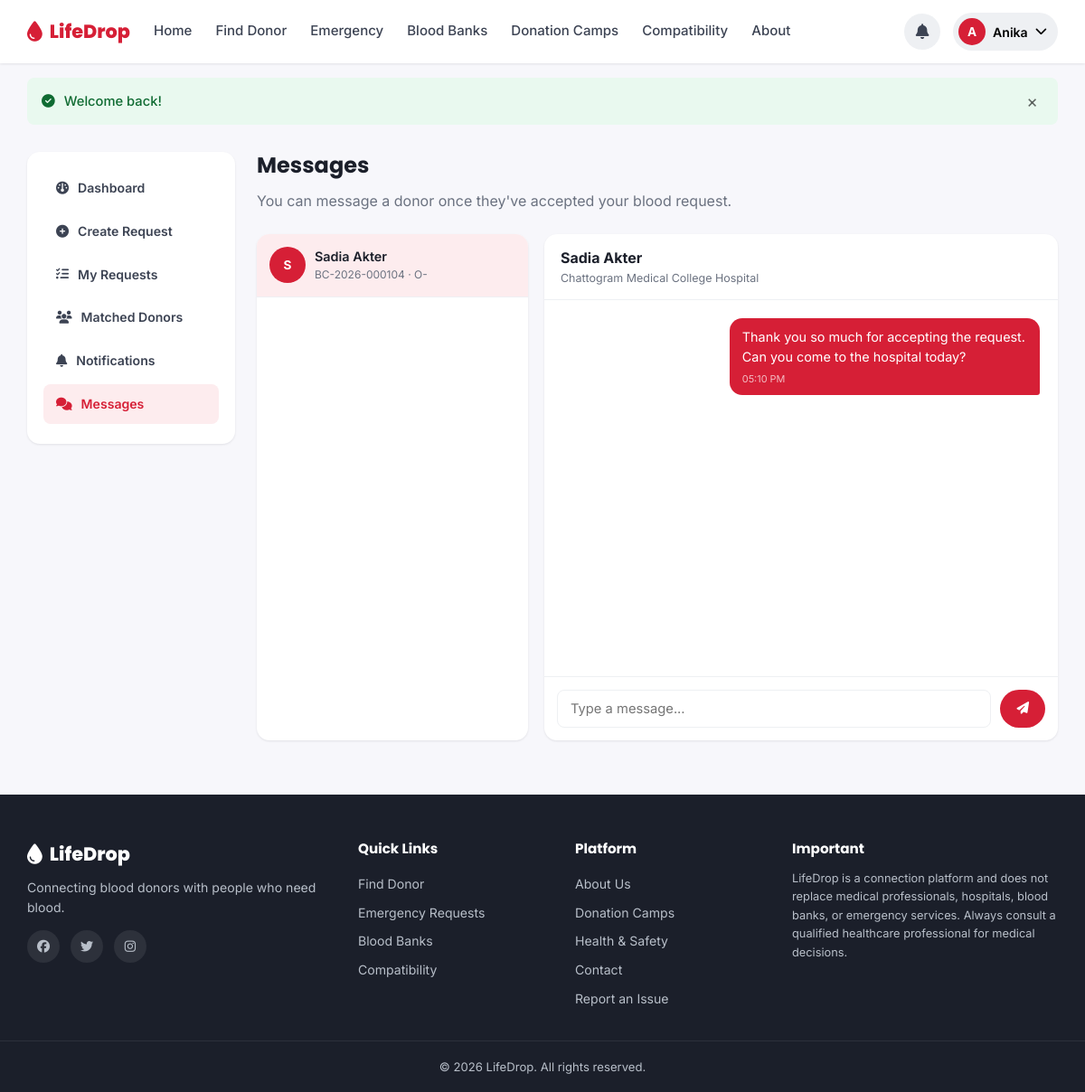
Page /seeker/messages.php (signed in) on the committed database.
### tables this page shows
CREATE TABLE `users` (
  `id` INT UNSIGNED NOT NULL AUTO_INCREMENT,
  `full_name` VARCHAR(120) NOT NULL,
  `email` VARCHAR(150) NOT NULL,
  `phone` VARCHAR(20) NOT NULL,
  `password_hash` VARCHAR(255) NOT NULL,
  `role` ENUM('donor','seeker','both','admin') NOT NULL DEFAULT 'seeker',
  `blood_group` ENUM('A+','A-','B+','B-','AB+','AB-','O+','O-') DEFAULT NULL,
  `division` VARCHAR(50) DEFAULT NULL,
  `district` VARCHAR(50) DEFAULT NULL,
  `area` VARCHAR(80) DEFAULT NULL,
  `gender` ENUM('Male','Female','Other') DEFAULT NULL,
  `date_of_birth` DATE DEFAULT NULL,
  `profile_photo` VARCHAR(255) DEFAULT NULL,
  `last_donation_date` DATE DEFAULT NULL,
  `availability` ENUM('available','maybe','unavailable') NOT NULL DEFAULT 'available',
  `is_verified` TINYINT(1) NOT NULL DEFAULT 0,
  `is_donor_profile` TINYINT(1) NOT NULL DEFAULT 0,
  `status` ENUM('active','suspended') NOT NULL DEFAULT 'active',
  `total_donations` INT UNSIGNED NOT NULL DEFAULT 0,
  `created_at` TIMESTAMP NOT NULL DEFAULT CURRENT_TIMESTAMP,
  `updated_at` TIMESTAMP NOT NULL DEFAULT CURRENT_TIMESTAMP ON UPDATE CURRENT_TIMESTAMP,
  PRIMARY KEY (`id`),
  UNIQUE KEY `uq_email` (`email`),
  UNIQUE KEY `uq_phone` (`phone`),
  KEY `idx_blood_group` (`blood_group`),
  KEY `idx_division_district` (`division`,`district`),
  KEY `idx_availability` (`availability`)
);

CREATE TABLE `blood_requests` (
  `id` INT UNSIGNED NOT NULL AUTO_INCREMENT,
  `request_code` VARCHAR(20) NOT NULL,
  `seeker_id` INT UNSIGNED NOT NULL,
  `blood_group` ENUM('A+','A-','B+','B-','AB+','AB-','O+','O-') NOT NULL,
  `units_needed` TINYINT UNSIGNED NOT NULL DEFAULT 1,
  `patient_name` VARCHAR(120) NOT NULL,
  `hospital_name` VARCHAR(150) NOT NULL,
  `division` VARCHAR(50) NOT NULL,
  `district` VARCHAR(50) NOT NULL,
  `area` VARCHAR(80) DEFAULT NULL,
  `required_date` DATE NOT NULL,
  `required_time` TIME DEFAULT NULL,
  `contact_number` VARCHAR(20) NOT NULL,
  `additional_info` TEXT DEFAULT NULL,
  `request_type` ENUM('normal','emergency') NOT NULL DEFAULT 'normal',
  `status` ENUM('pending','searching','donor_found','fulfilled','cancelled','expired') NOT NULL DEFAULT 'pending',
  `created_at` TIMESTAMP NOT NULL DEFAULT CURRENT_TIMESTAMP,
  `updated_at` TIMESTAMP NOT NULL DEFAULT CURRENT_TIMESTAMP ON UPDATE CURRENT_TIMESTAMP,
  PRIMARY KEY (`id`),
  UNIQUE KEY `uq_request_code` (`request_code`),
  KEY `idx_blood_group` (`blood_group`),
  KEY `idx_status` (`status`),
  KEY `idx_type` (`request_type`),
  KEY `idx_location` (`division`,`district`),
  CONSTRAINT `fk_br_seeker` FOREIGN KEY (`seeker_id`) REFERENCES `users`(`id`) ON DELETE CASCADE
);

CREATE TABLE `messages` (
  `id` INT UNSIGNED NOT NULL AUTO_INCREMENT,
  `blood_request_id` INT UNSIGNED DEFAULT NULL,
  `sender_id` INT UNSIGNED NOT NULL,
  `receiver_id` INT UNSIGNED NOT NULL,
  `message` TEXT NOT NULL,
  `is_read` TINYINT(1) NOT NULL DEFAULT 0,
  `created_at` TIMESTAMP NOT NULL DEFAULT CURRENT_TIMESTAMP,
  PRIMARY KEY (`id`),
  KEY `idx_conversation` (`sender_id`,`receiver_id`),
  KEY `idx_request` (`blood_request_id`),
  CONSTRAINT `fk_msg_sender` FOREIGN KEY (`sender_id`) REFERENCES `users`(`id`) ON DELETE CASCADE,
  CONSTRAINT `fk_msg_receiver` FOREIGN KEY (`receiver_id`) REFERENCES `users`(`id`) ON DELETE CASCADE,
  CONSTRAINT `fk_msg_request` FOREIGN KEY (`blood_request_id`) REFERENCES `blood_requests`(`id`) ON DELETE SET NULL
);

### includes/functions.php (called while the page is built, shortened)
<?php
function e($value) {
    return htmlspecialchars($value ?? '', ENT_QUOTES, 'UTF-8');
}

### includes/auth.php (called while the page is built, shortened)
<?php
require_once __DIR__ . '/functions.php';
function is_logged_in() {
    return !empty($_SESSION['user_id']);
}
function current_user() {
    static $user = null;
    static $fetched = false;
    if ($fetched) {
        return $user;
    }
    $fetched = true;
    global $pdo;
    $stmt = $pdo->prepare('SELECT * FROM users WHERE id = :id LIMIT 1');
    $stmt->execute([':id' => $_SESSION['user_id']]);
    $user = $stmt->fetch();
    return $user;
}

### seeker/messages.php (the view, shortened to what this page needs)
<?php
require_once __DIR__ . '/../includes/auth.php';
require_once __DIR__ . '/../includes/messaging.php';
$user = current_user();
$contacts = get_message_contacts($user['id']);
$activeId = (int) ($_GET['with'] ?? ($contacts[0]['other_id'] ?? 0));
$isAllowed = $activeId && can_message($user['id'], $activeId);
if ($isAllowed) {
    $thread = get_message_thread($user['id'], $activeId);
}
$activeContact = null;
foreach ($contacts as $c) {
    if ((int) $c['other_id'] === $activeId) { $activeContact = $c; break; }
}
require_once __DIR__ . '/../includes/header.php';
require_once __DIR__ . '/_sidebar.php';
?>
<div class="dash-wrap">
    <div class="dash-main">
        <h1>Messages</h1>
        <p class="dash-welcome">You can message a donor once they've accepted your blood request.</p>
        <?php if (!$contacts): ?>
            <div class="empty-state"><i class="fa-solid fa-comments"></i><p>No conversations yet. Once a donor accepts your request, you can chat here.</p></div>
        <?php else: ?>
        <div class="chat-wrap">
            <div class="chat-list">
                <?php foreach ($contacts as $c): ?>
                    <a href="?with=<?= e($c['other_id']) ?>" class="chat-list-item <?= (int) $c['other_id'] === $activeId ? 'active' : '' ?>">
                        <?php if (!empty($c['other_photo'])): ?>
                            <img class="avatar-sm" style="width:40px;height:40px;" src="<?= e(UPLOAD_URL . $c['other_photo']) ?>" alt="">
                        <?php else: ?>
                            <span class="avatar-sm avatar-fallback" style="width:40px;height:40px;"><?= e(mb_substr($c['other_name'], 0, 1)) ?></span>
                        <?php endif; ?>
                        <div>
                            <div style="font-weight:600;font-size:0.9rem;"><?= e($c['other_name']) ?></div>
                            <div class="text-muted" style="font-size:0.75rem;"><?= e($c['request_code']) ?> · <?= e($c['blood_group']) ?></div>
                        </div>
                    </a>
                <?php endforeach; ?>
            </div>
            <div class="chat-panel">
                <?php if ($activeContact): ?>
                    <div class="panel-header" style="padding:14px 18px;border-bottom:1px solid var(--ink-100);margin:0;">
                        <div>
                            <strong><?= e($activeContact['other_name']) ?></strong>
                            <div class="text-muted" style="font-size:0.78rem;"><?= e($activeContact['hospital_name']) ?></div>
                        </div>
                    </div>
                    <div class="chat-messages" id="chatMessages" data-poll-url="<?= e(SITE_URL) ?>/includes/messages_poll.php?with=<?= e($activeId) ?>">
                        <?php render_chat_bubbles($thread, $user['id']); ?>
                    </div>
                    <form class="chat-input-row" method="post" action="<?= e(SITE_URL) ?>/seeker/messages.php">
                        <input type="text" name="message" placeholder="Type a message..." required>
                        <button type="submit" class="btn btn-primary btn-sm"><i class="fa-solid fa-paper-plane"></i></button>
                    </form>
                <?php else: ?>
                    <div class="empty-state"><i class="fa-solid fa-comments"></i><p>Select a conversation to start messaging.</p></div>
                <?php endif; ?>
            </div>
        </div>
        <?php endif; ?>
    </div>
</div>
<?php require_once __DIR__ . '/../includes/footer.php'; ?>

### includes/navbar.php (shortened to what this page needs)
<?php
require_once __DIR__ . '/notifications.php';
$user = current_user();
$currentPage = basename($_SERVER['SCRIPT_NAME']);
function nav_active($page, $current) { return $page === $current ? 'active' : ''; }
?>
<header class="navbar">
    <div class="navbar-inner">
        <a class="brand" href="<?= e(SITE_URL) ?>/index.php">
            <i class="fa-solid fa-droplet"></i>
            <span><?= e(SITE_NAME) ?></span>
        </a>
        <nav class="nav-links" id="navLinks">
            <a href="<?= e(SITE_URL) ?>/index.php" class="<?= nav_active('index.php', $currentPage) ?>">Home</a>
            <a href="<?= e(SITE_URL) ?>/find-donor.php" class="<?= nav_active('find-donor.php', $currentPage) ?>">Find Donor</a>
            <a href="<?= e(SITE_URL) ?>/emergency-requests.php" class="<?= nav_active('emergency-requests.php', $currentPage) ?>">Emergency</a>
            <a href="<?= e(SITE_URL) ?>/blood-banks.php" class="<?= nav_active('blood-banks.php', $currentPage) ?>">Blood Banks</a>
            <a href="<?= e(SITE_URL) ?>/donation-camps.php" class="<?= nav_active('donation-camps.php', $currentPage) ?>">Donation Camps</a>
            <a href="<?= e(SITE_URL) ?>/compatibility.php" class="<?= nav_active('compatibility.php', $currentPage) ?>">Compatibility</a>
            <a href="<?= e(SITE_URL) ?>/about.php" class="<?= nav_active('about.php', $currentPage) ?>">About</a>
        </nav>
        <div class="nav-right">
            <?php if ($user): ?>
                <div class="user-menu">
                    <button class="user-menu-btn" id="userMenuBtn" type="button">
                        <?php if (!empty($user['profile_photo'])): ?>
                            <img src="<?= e(UPLOAD_URL . $user['profile_photo']) ?>" alt="" class="avatar-sm">
                        <?php else: ?>
                            <span class="avatar-sm avatar-fallback"><?= e(mb_substr($user['full_name'], 0, 1)) ?></span>
                        <?php endif; ?>
                        <span class="user-menu-name"><?= e(explode(' ', $user['full_name'])[0]) ?></span>
                        <i class="fa-solid fa-chevron-down"></i>
                    </button>
                </div>
            <?php else: ?>
                <a href="<?= e(SITE_URL) ?>/login.php" class="btn-nav">Login</a>
                <a href="<?= e(SITE_URL) ?>/register.php" class="btn-nav-primary">Register</a>
            <?php endif; ?>
        </div>
    </div>
</header>

### includes/messaging.php (shortened to what this page needs)
<?php
function get_message_contacts($userId) {
    global $pdo;
    $stmt = $pdo->prepare(
        "SELECT DISTINCT
            CASE WHEN br.seeker_id = :uid1 THEN dr.donor_id ELSE br.seeker_id END AS other_id,
            u.full_name AS other_name, u.profile_photo AS other_photo,
            br.id AS blood_request_id, br.request_code, br.blood_group, br.hospital_name
         FROM donor_requests dr
         JOIN blood_requests br ON br.id = dr.blood_request_id
         JOIN users u ON u.id = (CASE WHEN br.seeker_id = :uid2 THEN dr.donor_id ELSE br.seeker_id END)
         WHERE dr.status = 'accepted' AND (br.seeker_id = :uid3 OR dr.donor_id = :uid4)
         ORDER BY br.id DESC"
    );
    $stmt->execute([':uid1' => $userId, ':uid2' => $userId, ':uid3' => $userId, ':uid4' => $userId]);
    return $stmt->fetchAll();
}
function get_message_thread($userId, $otherId, $limit = 200) {
    global $pdo;
    $stmt = $pdo->prepare(
        "SELECT * FROM messages
         WHERE (sender_id = :a1 AND receiver_id = :b1) OR (sender_id = :b2 AND receiver_id = :a2)
         ORDER BY created_at ASC LIMIT :lim"
    );
    $stmt->bindValue(':a1', $userId, PDO::PARAM_INT);
    $stmt->bindValue(':b1', $otherId, PDO::PARAM_INT);
    $stmt->bindValue(':b2', $userId, PDO::PARAM_INT);
    $stmt->bindValue(':a2', $otherId, PDO::PARAM_INT);
    $stmt->bindValue(':lim', $limit, PDO::PARAM_INT);
    $stmt->execute();
    return $stmt->fetchAll();
}
function render_chat_bubbles($thread, $userId) {
    foreach ($thread as $m) {
        $cls = $m['sender_id'] == $userId ? 'sent' : 'received';
        echo '<div class="chat-bubble ' . $cls . '">' . nl2br(e($m['message'])) . '<div style="font-size:0.68rem;opacity:0.7;margin-top:4px;">' . e(date('h:i A', strtotime($m['created_at']))) . '</div></div>';
    }
}

### assets/css/style.css (style rules this page uses)
:root { --red-600: #d61f36; --red-700: #b5152a; --red-500: #e63950; --red-50: #fdecee; --red-100: #fbd6da; --yellow-500: #f5b342; --yellow-600: #e8a12b; --ink-900: #1b1f2a; --ink-700: #3c4353; --ink-500: #6b7280; --ink-300: #b8bfc9; --ink-100: #eef0f3; --bg: #f7f7fb; --white: #ffffff; --green-600: #16a34a; --green-50: #e9f9ef; --amber-600: #d97706; --amber-50: #fef6e7; --blue-600: #2563eb; --blue-50: #eaf1fe; --radius-sm: 8px; --radius-md: 14px; --radius-lg: 20px; --shadow-sm: 0 1px 3px rgba(27,31,42,0.06), 0 1px 2px rgba(27,31,42,0.04); --shadow-md: 0 8px 24px rgba(27,31,42,0.08); --shadow-lg: 0 20px 45px rgba(27,31,42,0.12); --font-heading: 'Poppins', sans-serif; --font-body: 'Inter', sans-serif; }
* { box-sizing: border-box; }
html { scroll-behavior: smooth; }
body { margin: 0; font-family: var(--font-body); color: var(--ink-900); background: var(--bg); line-height: 1.55; -webkit-font-smoothing: antialiased; }
h1, h2, h3, h4, h5 { font-family: var(--font-heading); margin: 0 0 0.5em; line-height: 1.25; }
p { margin: 0 0 1em; }
a { color: inherit; text-decoration: none; }
button { font-family: inherit; cursor: pointer; }
.btn { display: inline-flex; align-items: center; justify-content: center; gap: 8px; padding: 12px 24px; border-radius: 999px; font-weight: 600; font-size: 0.95rem; border: 2px solid transparent; cursor: pointer; transition: all .18s ease; white-space: nowrap; }
.btn-primary { background: var(--red-600); color: #fff; }
.btn-sm { padding: 8px 16px; font-size: 0.85rem; }
.navbar { position: sticky; top: 0; z-index: 100; background: var(--white); box-shadow: var(--shadow-sm); }
.navbar-inner { max-width: 1180px; margin: 0 auto; padding: 14px 20px; display: flex; align-items: center; gap: 24px; }
.brand { display: flex; align-items: center; gap: 8px; font-family: var(--font-heading); font-weight: 800; font-size: 1.3rem; color: var(--red-600); }
.brand i { font-size: 1.4rem; }
.nav-links { display: flex; align-items: center; gap: 22px; flex: 1; }
.nav-links a { font-weight: 500; color: var(--ink-700); font-size: 0.94rem; padding: 6px 2px; border-bottom: 2px solid transparent; transition: color .15s; }
.nav-right { display: flex; align-items: center; gap: 14px; }
.user-menu { position: relative; }
.user-menu-btn { display: flex; align-items: center; gap: 8px; background: var(--ink-100); border: none; padding: 6px 12px 6px 6px; border-radius: 999px; }
.avatar-sm { width: 30px; height: 30px; border-radius: 50%; object-fit: cover; }
.avatar-fallback { background: var(--red-600); color: #fff; display: flex; align-items: center; justify-content: center; font-weight: 700; font-size: 0.85rem; }
.user-menu-name { font-weight: 600; font-size: 0.88rem; }
select, input[type="text"], input[type="email"], input[type="tel"], input[type="password"], input[type="date"], input[type="time"], input[type="number"], textarea { padding: 11px 14px; border: 1.5px solid var(--ink-100); border-radius: var(--radius-sm); font-size: 0.92rem; font-family: inherit; background: #fff; color: var(--ink-900); width: 100%; }
.panel-header { display: flex; justify-content: space-between; align-items: center; margin-bottom: 18px; }
.dash-wrap { max-width: 1180px; margin: 30px auto; padding: 0 20px; display: grid; grid-template-columns: 230px 1fr; gap: 24px; }
.dash-main h1 { font-size: 1.5rem; }
.dash-welcome { color: var(--ink-500); margin-bottom: 24px; }
.chat-wrap { display: grid; grid-template-columns: 300px 1fr; gap: 18px; height: 560px; }
.chat-list { background: #fff; border-radius: var(--radius-md); box-shadow: var(--shadow-sm); overflow-y: auto; }
.chat-list-item { display: flex; gap: 10px; padding: 14px; border-bottom: 1px solid var(--ink-100); align-items: center; }
.chat-list-item:hover, .chat-list-item.active { background: var(--red-50); }
.chat-panel { background: #fff; border-radius: var(--radius-md); box-shadow: var(--shadow-sm); display: flex; flex-direction: column; }
.chat-messages { flex: 1; overflow-y: auto; padding: 20px; display: flex; flex-direction: column; gap: 10px; }
.chat-bubble { max-width: 65%; padding: 10px 14px; border-radius: 14px; font-size: 0.9rem; }
.chat-bubble.sent { align-self: flex-end; background: var(--red-600); color: #fff; border-bottom-right-radius: 3px; }
.chat-input-row { display: flex; gap: 10px; padding: 14px; border-top: 1px solid var(--ink-100); }
.chat-input-row input { flex: 1; }
.text-muted { color: var(--ink-500); }

### rows in the picture
users: full_name "A", full_name "Anika"
blood_requests: other_name "S", other_name "Sadia Akter", request_code "BC-2026-000104", blood_group "O-", hospital_name "Chattogram Medical College Hospital"
messages: message "Thank you so much for accepting the request. Can you come to the hospital today?", created_at "05:10 PM"

### other values in the picture
SITE_NAME "LifeDrop"
$fm['message'] "Welcome back!"
$label "Dashboard"
$label "Create Request"
$label "My Requests"
$label "Matched Donors"
$label "Notifications"
$label "Messages"
$activeContact['other_name'] "Sadia Akter"
